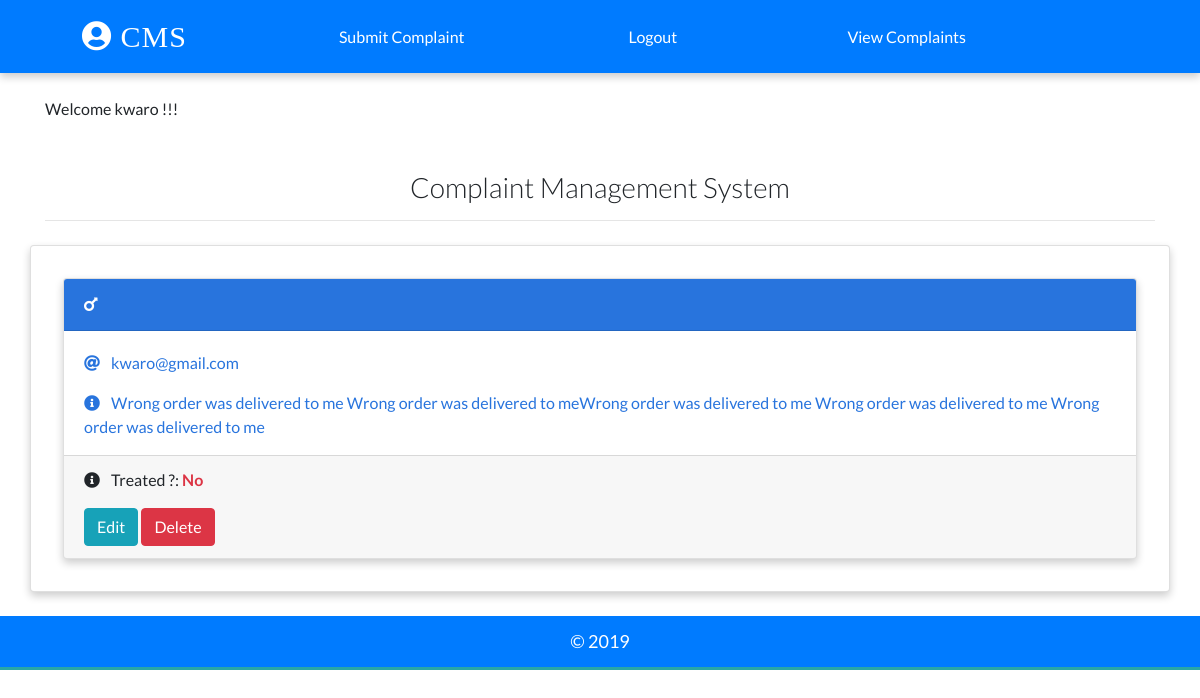
Page /dashboard/view/detail/1/ (signed in) on the committed database.
### complain/models.py (models this page shows, shortened)
class Complain(models.Model):
    customer = models.ForeignKey(User, on_delete=models.CASCADE, default=None)
    complaintitle = models.CharField(max_length=100)
    name = models.CharField(max_length=100)
    email = models.EmailField(max_length=100)
    pn = models.CharField(max_length=100)
    gender = models.CharField(max_length=100, choices=(
        ('m', 'Male'),
        ('f', 'Female')
    ))
    complain = models.TextField()
    treated = models.CharField(max_length=50, choices=(
        ('Yes', 'Yes'),
        ('No', 'No')
    ), null=True, default='No')
    date_added = models.DateTimeField(default=datetime.now)
    class Meta:
        ordering = ['-id']

### complain/views.py (the view)
# urls.py: path('dashboard/view/detail/<int:pk>/', views.complainDetailView.as_view(), name="detail"),
class complainDetailView(DetailView):
    model = Complain
    template_name = 'detail.html'
    def get_queryset(self):
        complains = super().get_queryset()
        return complains.filter(customer=self.request.user)

### templates/detail.html (shortened to what this page needs)
{% extends 'base.html' %}
{% load static %}
{% block content %}
    <div class = "container card p-4 mt-4">
    <div class="card my-2 mx-2 boy-card">
      <div class="card-header">
        <a href="{% url 'detail' complain.id %}" class="text-white header-link"
          ><i class="fas fa-mars mr-2"></i> {{complain.title}} </a>
      </div>
      <div class="card-body pb-0">
        <p>
          <i class="fas fa-at mr-2"></i>
          <a href="mailto:{{complain.email}}">{{complain.email}}</a>
        </p>
        <p><i class="fas fa-info-circle mr-2"></i> {{complain.complain}}</p>
      </div>
      <div class = "card-footer">
        <p><i class="fas fa-info-circle mr-2"></i> Treated ?: {% if complain.treated == 'No' %}<b class = "text-danger">{{complain.treated}}</b>{% else %}<b class = "text-info">{{complain.treated}}</b>{% endif %} </button> </p>
        <a href = "{% url 'viewcomp' complain.id %}" class = "btn btn-info" /> Edit </a>
        <a href = "" class = "btn btn-danger" /> Delete </a>
      </div>
    </div>
    </div>
{% endblock content %}

### templates/base.html (shortened to what this page needs)
{% load static %}
{% load crispy_forms_tags %}
<!DOCTYPE html>
<html lang="en">
  <head>
    <link
      rel="stylesheet"
      href="https://stackpath.bootstrapcdn.com/bootstrap/4.2.1/css/bootstrap.min.css"
    />
    <link rel="stylesheet" href="{% static './css/main.css'%}" />
    <link
      rel="stylesheet"
      href="https://use.fontawesome.com/releases/v5.6.3/css/all.css"
    />
  </head>
  <body>
    <nav class = "bg-primary">
      <a class="logo" href="/">
        <i class="fas fa-user-circle"></i>&nbsp;CMS
      </a>
      {% if request.user.is_authenticated %}
       <a href ="{% url 'dashboard' %}" class = "mr-4 text-white">
      Submit Complaint
      </a>
      <a href ="{% url 'logout' %}" class = "mr-4 text-white">
      Logout
      </a>
      <a href ="{% url 'complains' %}" class = "mr-4 text-white">
      &nbsp; View Complaints
      </a>
      {% else %}
     <p class="feature-link m-0 p-0">
      <a href ="{% url 'login' %}" class = "mr-4 text-white">
      Login
      </a>
      </a>
      {% endif %}
    </nav>
    <br />
    <div class="container">
     {% if user.is_authenticated %}
        <p>Welcome {{ user.username }} !!!</p>
    {% endif %}
    <h3 class="heading font-weight-light text-center text-default"> <br> Complaint Management System</h3>
    <hr />
    </div>
    {% block content %}
    {% endblock content %}
    <footer class="mt-4 p-2 bg-primary">
      <p class="text-center p-1 m-0">&copy; 2019</p>
    </footer>
  </body>
</html>

### static/css/main.css (style rules this page uses)
:root { --back: #29a7a6; --girl: #e64298; --boy: #2874dd; }
body { font-family: Lato, sans-serif; }
nav { font-weight: light; display: flex; justify-content: space-around; background-color: var(--back); align-items: center; padding-top: 12px; padding-bottom: 12px; box-shadow: 0 4px 8px 0 rgba(0, 0, 0, 0.2); }
.logo { font-size: 30px; letter-spacing: 1px; color: white; padding: 2px 12px; border-radius: 8px; font-family: cursive; }
.card { box-shadow: 0 4px 8px 0 rgba(0, 0, 0, 0.2); transition: 0.3s; min-width: 250px; box-sizing: border-box; }
.card-header { font-size: 18px; letter-spacing: 0.5px; text-transform: uppercase; }
.boy-card .card-header { background-color: var(--boy); }
.boy-card .card-body, .boy-card .card-body p a { color: var(--boy); }
.card-body p { cursor: pointer; }
footer { background-color: var(--back); color: white; font-size: 18px; border-bottom: 3px solid var(--back); }

### rows in the picture
Complain: email "kwaro@gmail.com", complain "Wrong order was delivered to me Wrong order was delivered to meWrong order was delivered to me Wrong order was delivered to me Wrong order was delivered to me", treated "No"

### other values in the picture
{{ user.username }} "kwaro"
